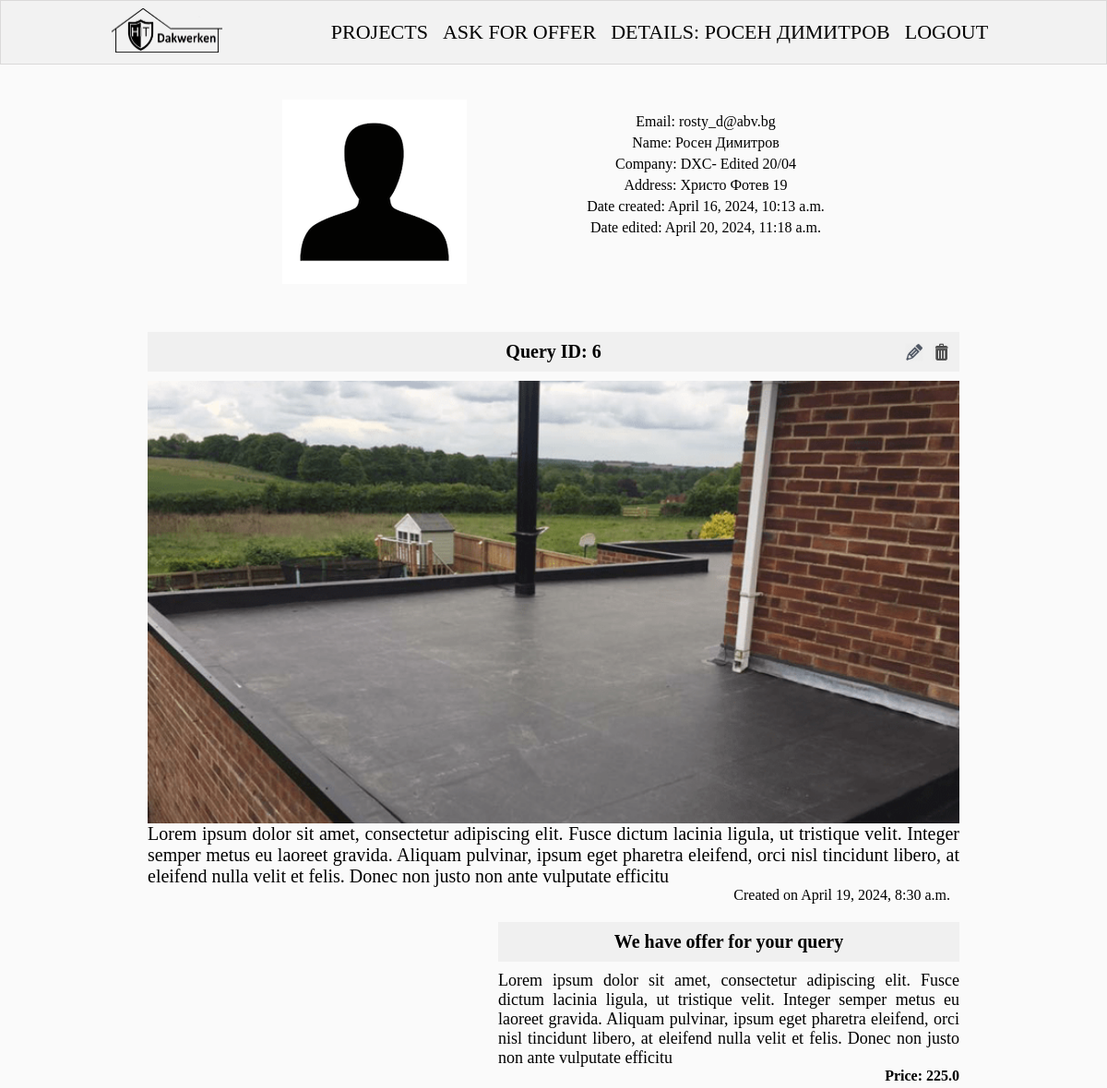
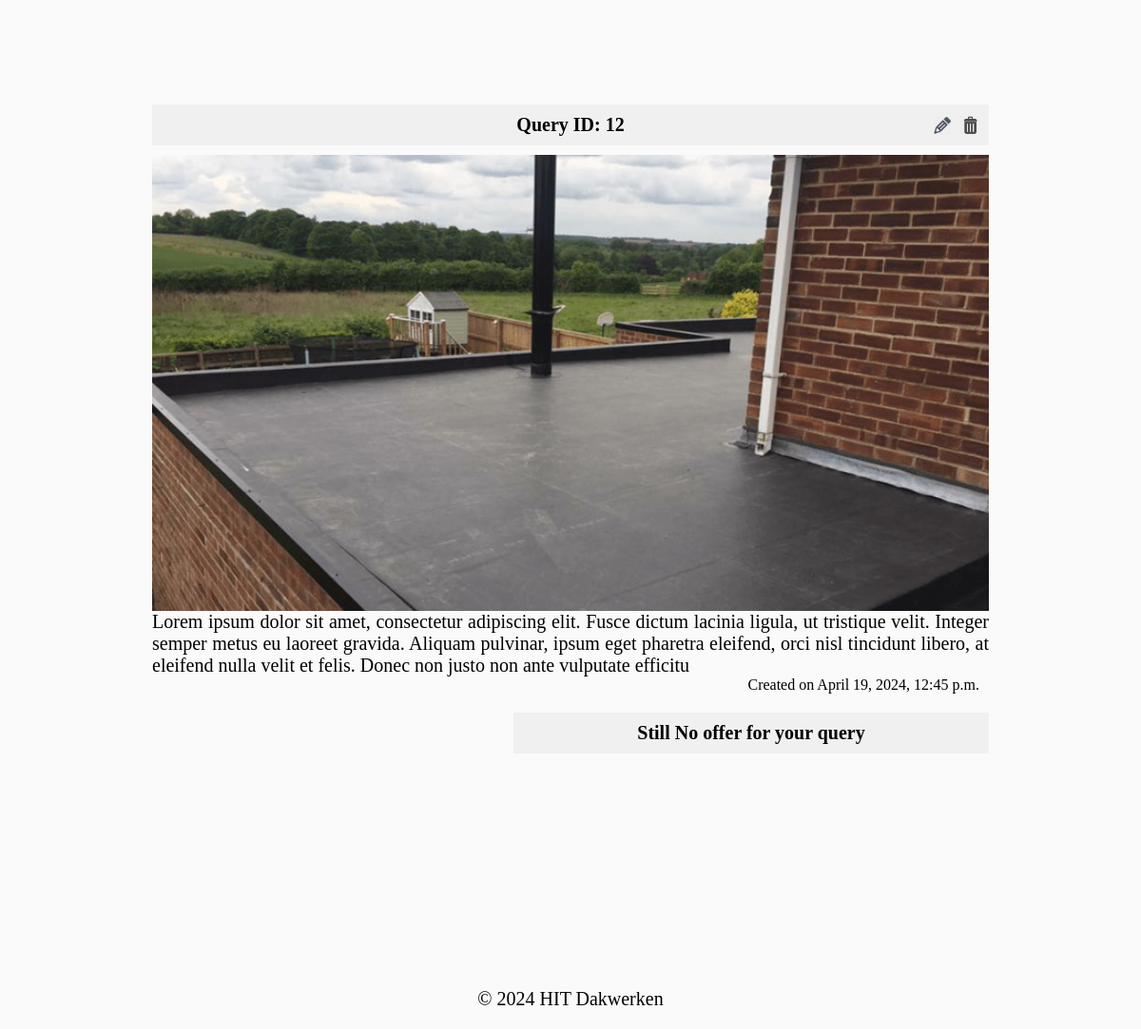
The page /accounts/details/19/ (signed in) on the database its author committed (2 pictures, top to bottom).
### hit_dakwerken/accounts/models.py (models this page shows)
class AppUser(auth_models.AbstractBaseUser, auth_models.PermissionsMixin):
    USERNAME_FIELD = 'email'
    objects = AppUserManager()
    email = models.EmailField(
        null=False,
        blank=False,
        unique=True,
    )
    is_staff = models.BooleanField(
        default=False,
    )
    @property
    def full_name(self):
        if hasattr(self, 'appuserprofile'):
            if self.appuserprofile.first_name and self.appuserprofile.last_name:
                return f'{self.appuserprofile.first_name} {self.appuserprofile.last_name}'
            elif self.appuserprofile.first_name or self.appuserprofile.last_name:
                return self.appuserprofile.first_name or self.appuserprofile.last_name
        return self.email.split('@')[0]

class AppUserProfile(models.Model):
    NAME_MAX_LENGTH = 50
    NAME_MIN_LENGTH = 2
    COMPANY_NAME_MAX_LENGTH = 50
    COMPANY_NAME_MIN_LENGTH = 2
    COMPANY_URL_MAX_LENGTH = 255
    first_name = models.CharField(
        max_length=NAME_MAX_LENGTH,
        validators=(
            validators.MinLengthValidator(NAME_MIN_LENGTH),
        ),
        null=True,
        blank=True,
    )
    last_name = models.CharField(
        max_length=NAME_MAX_LENGTH,
        validators=(
            validators.MinLengthValidator(NAME_MIN_LENGTH),
        ),
        null=True,
        blank=True,
    )
    company_address = models.CharField(
        max_length=NAME_MAX_LENGTH,
        validators=(
            validators.MinLengthValidator(NAME_MIN_LENGTH),
        ),
        null=True,
        blank=True,
    )
    company_name = models.CharField(
        max_length=COMPANY_NAME_MAX_LENGTH,
        validators=(
            validators.MinLengthValidator(COMPANY_NAME_MIN_LENGTH),
        ),
        null=True,
        blank=True,
    )
    company_url = models.URLField(
        max_length=COMPANY_URL_MAX_LENGTH,
        null=True,
        blank=True,
    )
    user = models.OneToOneField(
        AppUser,
        on_delete=models.CASCADE,
        primary_key=True,
    )
    created_on = models.DateTimeField(
        auto_now_add=True,
    )
    edited_on = models.DateTimeField(
        auto_now=True,
    )

### hit_dakwerken/query/models.py (models this page shows, shortened)
class Query(models.Model):
    description = models.TextField(
        validators=(
            validators.MinLengthValidator(OFFER_CONTENT_MIN_LENGTH),
        ),
    )
    user = models.ForeignKey(
        AppUser,
        on_delete=models.CASCADE,
    )
    published_on = models.DateTimeField(
        auto_now_add=True,
        blank=False,
        null=False,
    )
    edited_on = models.DateTimeField(
        auto_now=True,
        blank=False,
        null=False,
    )
    photo = models.ImageField(
        upload_to='offer_photos/',
        validators=(MaxImageSizeValidator(MAX_PHOTO_SIZE),),
        null=True,
        blank=True
    )

### hit_dakwerken/offer_reply/models.py (models this page shows)
class Offer(models.Model):
    name = models.CharField(max_length=100)
    description = models.TextField()
    price = models.FloatField(
        default=0,
        validators=[MinValueValidator(0)],
        null=False,
        blank=False,
    )
    query = models.OneToOneField(
        Query,
        on_delete=models.CASCADE,
    )

### hit_dakwerken/accounts/views.py (the view)
# urls.py: path('details/<int:pk>/', DetailsUserView.as_view(), name='profile details'),
class DetailsUserView(auth_mixins.LoginRequiredMixin, views.DetailView):
    template_name = 'accounts/profile-details.html'
    model = UserModel
    def get_context_data(self, **kwargs):
        context = super().get_context_data(**kwargs)
        queries = Query.objects.filter(user=self.request.user)
        context['queries'] = queries
        return context

### templates/accounts/profile-details.html (shortened to what this page needs)
{% extends 'base.html' %}
{% load static %}
{% block content %}
    <div class="container">
        <div class="profile-data">
            <div class="profile_img">
                <div class="image">
                    <img src="{% static 'images/person.png' %}" alt="img8">
                </div>
            </div>
            <div class="personal">
                <p class="email">Email: {{ request.user.email }}</p>
                {% if not object.full_name == request.user.email %}
                    <h3 class="names">Name: {{ request.user.full_name }}</h3>
                {% else %}
                    <h3 class="names">Name: N/A</h3>
                {% endif %}
                {% if request.user.appuserprofile.company_name %}
                    <h3 class="names">Company: {{ request.user.appuserprofile.company_name }}</h3>
                {% else %}
                    <h3 class="names">Company: N/A</h3>
                {% endif %}
                {% if request.user.appuserprofile.company_address %}
                    <h3 class="names">Address: {{ request.user.appuserprofile.company_address }}</h3>
                {% else %}
                    <h3 class="names">Address: N/A</h3>
                {% endif %}
                <h3 class="names">Date created: {{ request.user.appuserprofile.created_on }}</h3>
                <h3 class="names">Date edited: {{ request.user.appuserprofile.edited_on }}</h3>
            </div>
        </div>
    </div>
    {% for query in queries %}
        <div class="container-profile">
        <div class="project-main">
            <p class="title">Query ID: {{ query.pk }}</p>
            <div class="imgBx" id="{{ query.pk }}">
                <img src="/media/{{ query.photo }}" alt="post" class="imgBx-image">
                <div class="edit-delete-btns">
                    <a href="{% url 'query edit' pk=query.pk %}">
                        <img class="edit-img" src="{% static 'images/edit-pen-icon-6.jpg' %}" alt="edit button">
                    </a>
                    <a href="{% url 'query delete' pk=query.pk %}">
                        <img class="bin-img" src="{% static 'images/icon-remove-22.jpg' %}" alt="bin button">
                    </a>
                </div>
            </div>
            <p class="content">{{ query.description }}</p>
            <h5 class="postTime">Created on {{ query.published_on }}</h5>
            {% if query.offer %}
                <div class="offer">
                    <div class="title">
                        <h5 class="post_title">We have offer for your query</h5>
                    </div>
                    <p>{{ query.offer.description }}</p>
                    <h1>Price: {{ query.offer.price }}</h1>
                </div>
            {% else %}
                <div class="offer">
                    <div class="title">
                        <h5 class="post_title">Still No offer for your query</h5>
                    </div>
                </div>
            {% endif %}
        </div>
    {% endfor %}
{% endblock %}

### templates/common/header.html (shortened to what this page needs)
{% load static %}
<header>
    <nav class="navbar">
        <div class="container">
            <div class="logo">
                <a href="{% url 'home' %}">
                    <img width="120px" src="{% static '/images/hit_logo.jpg' %}"
                         alt="img1">
                </a>
            </div>
            <div class="nav-links">
                <ul class="nav-group">
                    <li class="nav-item">
                        <a href="{% url 'projects' %}">
                            <i>PROJECTS</i>
                        </a>
                    </li>
                    <li class="nav-item">
                        <a href="{% url 'query create' %}">
                            <i>ASK FOR OFFER</i>
                        </a>
                    </li>
                    {% if request.user.is_authenticated %}
                        <li class="nav-item">
                            <a href="{% url 'profile details' pk=request.user.pk %}">
                                <i>DETAILS: {{ request.user.full_name|upper }}</i>
                            </a>
                        </li>
                        <li class="nav-item">
                            <a href="{% url 'logout' %}">
                                <i>LOGOUT</i>
                            </a>
                        </li>
                    {% endif %}
                </ul>
            </div>
        </div>
    </nav>
</header>

### staticfiles/css/home.css (style rules this page uses)
* { margin: 0; padding: 0; box-sizing: border-box; }
body { background: #fafafa; min-height: 100vh; text-align: center; }
.navbar { position: fixed; z-index: 100000; display: flex; align-items: center; justify-content: center; background-color: #f2f2f2; width: 100%; border: 1px solid rgb(218, 217, 217); }
.container { padding: 8px 0; width: 80%; display: flex; align-items: center; justify-content: space-between; flex-wrap: wrap; }
main .container { width: 75%; margin: 0 auto; display: flex; align-items: flex-start; justify-content: space-around; }
.container a { color: #403e3e; }
.container .logo { display: flex; cursor: pointer; }
.nav-links { font-weight: lighter; color: rgb(172, 172, 172); }
.nav-group .nav-item { list-style-type: none; margin: 0 8px; }
.nav-group .nav-item a { font-size: 22px; display: block; color: black; }
.nav-group { display: flex; align-items: center; justify-content: center; }

### staticfiles/css/article.css (style rules this page uses)
.imgBx-image { width: 100%; height: 100%; }
.title { padding: 10px; background-color: #f0f0f0; font-weight: bold; font-size: 20px; margin-bottom: 10px; }
.postTime { padding-right: 10px; text-align: right; }
.title { padding: 10px; background-color: #f0f0f0; font-weight: bold; font-size: 20px; }

### staticfiles/css/project.css (style rules this page uses)
.project-main { position: relative; width: 880px;; margin: 40px auto 20px auto; }
.title { padding: 10px; background-color: #f0f0f0; font-weight: bold; font-size: 20px; margin-bottom: 10px; }
.imgBx-image { width: 100%; height: 100%; }
.project-main .imgBx { width: 100%; height: 480px; overflow: hidden; }
.project-main .content { text-align: justify; font-size: 20px; }
.postTime { padding-right: 10px; text-align: right; }

### staticfiles/css/query.css (style rules this page uses)
.edit-delete-btns { position: absolute; top: 12px; right: 10px; }
.edit-delete-btns img { width: 20px; margin-left: 5px; }

### staticfiles/css/profile.css (style rules this page uses)
.profile-data { margin-top: 100px; display: flex; gap: 130px; justify-content: center; }
.container-profile { text-align: center; margin: 0 auto; }
.names { margin-bottom: 5px; }
.email { margin-bottom: 5px; }

### staticfiles/css/offer.css (style rules this page uses)
.offer { width: 500px; height: 150px; margin-top: 20px; margin-left: auto; margin-bottom: 140px; }
.offer p { font-size: 18px; text-align: justify; }
.offer h1 { font-weight: bold; text-align: right; }

### rows shown on the page
AppUser: user.full_name "РОСЕН ДИМИТРОВ", user.email "rosty_d@abv.bg", user.full_name "Росен Димитров", user.appuserprofile.company_name "DXC- Edited 20/04", user.appuserprofile.company_address "Христо Фотев 19", user.appuserprofile.created_on "April 16, 2024, 10:13 a.m.", user.appuserprofile.edited_on "April 20, 2024, 11:18 a.m."
Query: pk "6", photo (picture), description "Lorem ipsum dolor sit amet, consectetur adipiscing elit. Fusce dictum lacinia ligula, ut tristique velit. Integer semper metus eu laoreet gravida. Aliquam pulvinar, ipsum eget pharetra eleifend, orci nisl tincidunt libero, at eleifend nulla velit et felis. Donec non justo non ante vulputate efficitu", published_on "April 19, 2024, 8:30 a.m.", offer.description "Lorem ipsum dolor sit amet, consectetur adipiscing elit. Fusce dictum lacinia ligula, ut tristique velit. Integer semper metus eu laoreet gravida. Aliquam pulvinar, ipsum eget pharetra eleifend, orci nisl tincidunt libero, at eleifend nulla velit et felis. Donec non justo non ante vulputate efficitu", offer.price "225.0"
Query: pk "12", photo (picture), description "Lorem ipsum dolor sit amet, consectetur adipiscing elit. Fusce dictum lacinia ligula, ut tristique velit. Integer semper metus eu laoreet gravida. Aliquam pulvinar, ipsum eget pharetra eleifend, orci nisl tincidunt libero, at eleifend nulla velit et felis. Donec non justo non ante vulputate efficitu", published_on "April 19, 2024, 12:45 p.m.", shows "Still No offer for your query"
